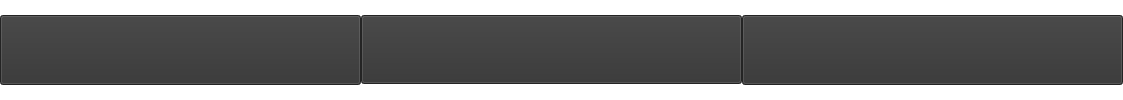
       <widget class="QWidget" name="widget" native="true">
        <property name="minimumSize">
         <size>
          <width>1121</width>
          <height>70</height>
         </size>
        </property>
        <property name="styleSheet">
         <string notr="true">background-color: rgb(255, 255, 255);</string>
        </property>
        <layout class="QHBoxLayout" name="horizontalLayout">
         <property name="spacing">
          <number>0</number>
         </property>
         <property name="leftMargin">
          <number>0</number>
         </property>
         <property name="topMargin">
          <number>0</number>
         </property>
         <property name="rightMargin">
          <number>0</number>
         </property>
         <property name="bottomMargin">
          <number>0</number>
         </property>
         <item>
          <widget class="QPushButton" name="pushButton_13">
           <property name="minimumSize">
            <size>
             <width>361</width>
             <height>70</height>
            </size>
           </property>
           <property name="styleSheet">
            <string notr="true">#pushButton_13{background-color: rgb(51, 51, 51);
border-color: rgb(51, 51, 51);
}
#pushButton_13:hover{
	background-color: rgb(128, 128, 128);
}</string>
           </property>
           <property name="icon">
            <iconset resource="res.qrc">
             <normaloff>:/icon/settings.png</normaloff>:/icon/settings.png</iconset>
           </property>
           <property name="iconSize">
            <size>
             <width>60</width>
             <height>60</height>
            </size>
           </property>
          </widget>
         </item>
         <item>
          <widget class="QPushButton" name="pushButton_17">
           <property name="minimumSize">
            <size>
             <width>381</width>
             <height>69</height>
            </size>
           </property>
           <property name="styleSheet">
            <string notr="true">#pushButton_17{background-color: rgb(51, 51, 51);
border-color: rgb(51, 51, 51);
}
#pushButton_17:hover{
	background-color: rgb(128, 128, 128);
}</string>
           </property>
           <property name="text">
            <string/>
           </property>
           <property name="icon">
            <iconset resource="res.qrc">
             <normaloff>:/icon/run.png</normaloff>:/icon/run.png</iconset>
           </property>
           <property name="iconSize">
            <size>
             <width>60</width>
             <height>60</height>
            </size>
           </property>
          </widget>
         </item>
         <item>
          <widget class="QPushButton" name="pushButton_15">
           <property name="minimumSize">
            <size>
             <width>381</width>
             <height>70</height>
            </size>
           </property>
           <property name="styleSheet">
            <string notr="true">#pushButton_15{background-color: rgb(51, 51, 51);
border-color: rgb(51, 51, 51);
}
#pushButton_15:hover{
	background-color: rgb(128, 128, 128);
}</string>
           </property>
           <property name="text">
            <string/>
           </property>
           <property name="icon">
            <iconset resource="res.qrc">
             <normaloff>:/icon/analyze.png</normaloff>:/icon/analyze.png</iconset>
           </property>
           <property name="iconSize">
            <size>
             <width>60</width>
             <height>60</height>
            </size>
           </property>
          </widget>
         </item>
        </layout>
       </widget>
